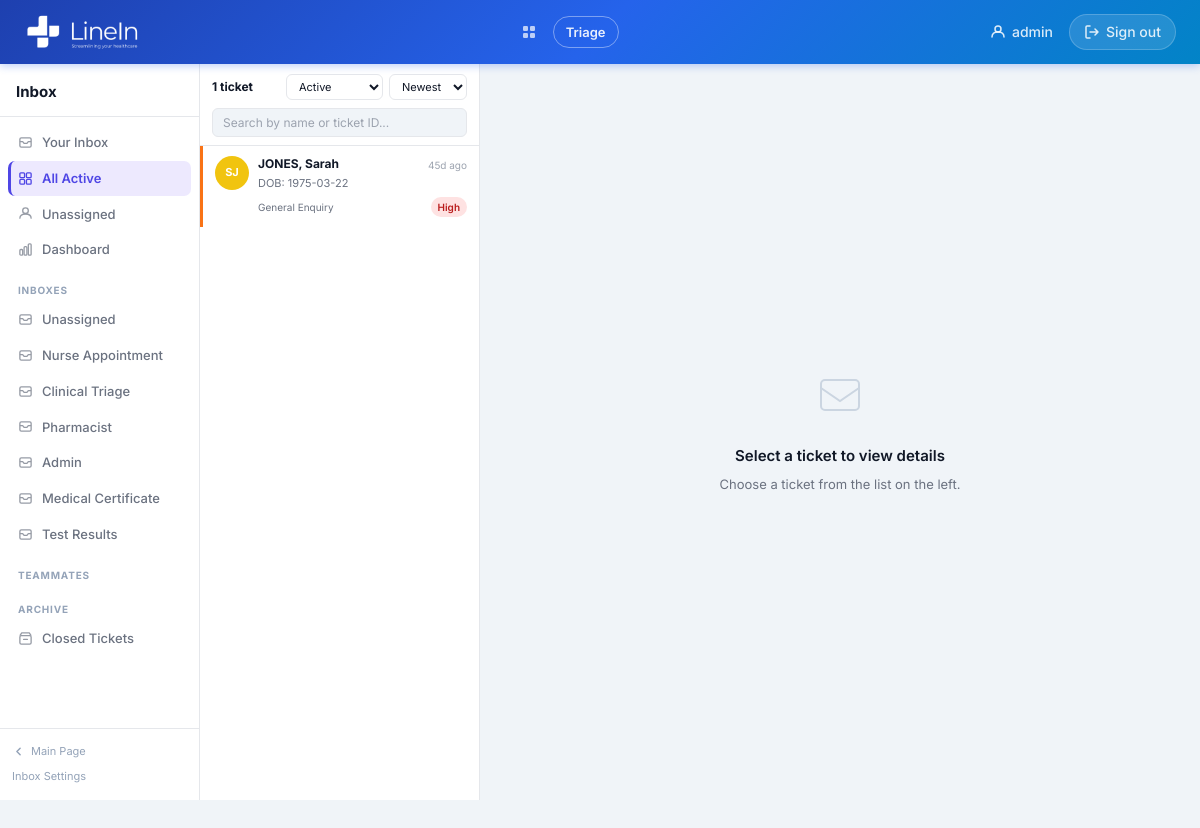
Before: /inbox (signed in) with the older database file.
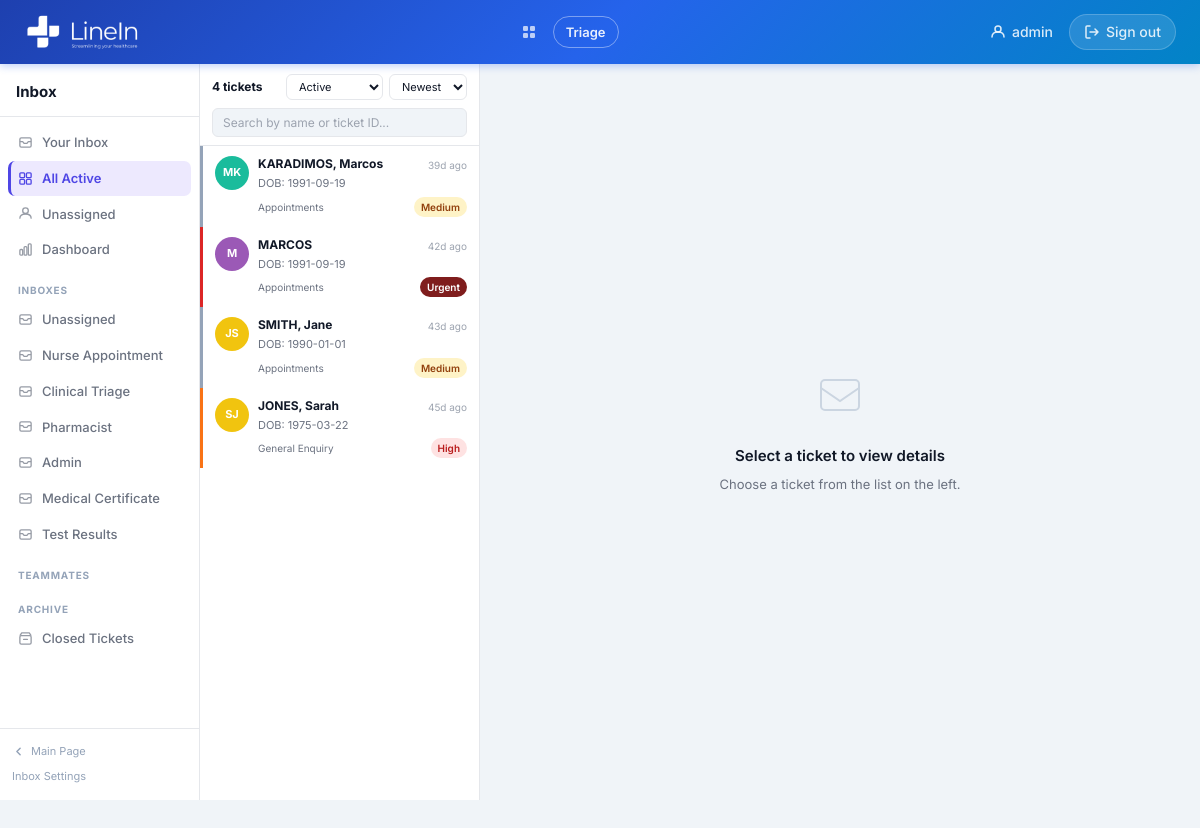
After: the same page with the newer database file.
### tables this page shows
CREATE TABLE tickets (
            id INTEGER PRIMARY KEY AUTOINCREMENT,
            patient_name TEXT,
            nhs_number TEXT,
            dob TEXT,
            phone TEXT,
            postcode TEXT,
            title TEXT,
            category TEXT,
            form_data TEXT,
            status TEXT DEFAULT 'Open',
            priority TEXT DEFAULT 'Medium',
            created_at TEXT,
            updated_at TEXT
        , assigned_to TEXT DEFAULT '', is_read INTEGER DEFAULT 0);

### app.py (the view)
@app.route("/inbox")
@staff_required
def inbox():
    status_filter = request.args.get("status", "Active")
    sort   = request.args.get("sort", "newest")
    search = request.args.get("search", "")
    team   = request.args.get("team", "")
    view   = request.args.get("view", "")
    user   = request.args.get("user", "")
    filters      = {"status": status_filter, "sort": sort, "search": search, "team": team, "view": view, "user": user}
    tickets_list = _build_ticket_list(filters)
    return render_template("inbox.html", tickets=tickets_list, selected=None, filters=filters,
                           teams=TEAMS, staff_users=sorted(get_staff_usernames()), nav_counts=get_nav_counts())

### app.py (called while the page is built, shortened)
def get_engine():
    global _engine
    return _engine

def get_db():
    return get_engine().connect()

def get_avatar_color(name):
    if not name:
        return AVATAR_COLORS[0]
    return AVATAR_COLORS[abs(hash(name)) % len(AVATAR_COLORS)]

def get_staff_usernames():
    try:
        db = get_db()
        rows = db.execute(text("SELECT username FROM staff_users ORDER BY username")).fetchall()
        db.close()
        return [r[0] for r in rows]
    except Exception:
        return [u for u, *_ in _DEFAULT_STAFF]

def time_ago(dt_str):
    try:
        dt = datetime.fromisoformat(dt_str)
        diff = datetime.utcnow() - dt
        seconds = int(diff.total_seconds())
        if seconds < 60:
            return f"{seconds}s ago"
        elif seconds < 3600:
            return f"{seconds // 60}m ago"
        elif seconds < 86400:
            return f"{seconds // 3600}h ago"
        else:
            return f"{seconds // 86400}d ago"
    except Exception:
        return ""

def staff_required(f):
    @wraps(f)
    def decorated(*args, **kwargs):
        if not session.get("staff_authenticated"):
            return redirect(url_for("staff_login", next=request.url))
        return f(*args, **kwargs)
    return decorated

@app.context_processor
def inject_open_ticket_count():
    return {"open_ticket_count": 0, "staff_authenticated": session.get("staff_authenticated", False)}

### templates/inbox.html (shortened to what this page needs)
{% extends "base.html" %}
{% block content %}
<div class="inbox-wrap">
    <nav class="inbox-nav">
        <div class="inbox-nav-header">
            <span>Inbox</span>
        </div>
        <div class="inbox-nav-body" id="inboxNavBody">
            <div data-section-group="your_inbox">
                <a href="{{ url_for('inbox') }}?view=mine&status=Active" class="nav-item {% if request.args.get('view') == 'mine' and request.args.get('status') != 'Closed' %}active{% endif %}">
                    <svg width="15" height="15" viewBox="0 0 16 16" fill="none"><rect x="2" y="3" width="12" height="10" rx="1.5" stroke="currentColor" stroke-width="1.4"/><path d="M2 7h3l1.5 2h3L11 7h3" stroke="currentColor" stroke-width="1.4" stroke-linejoin="round"/></svg>
                    <span class="nav-item-label">Your Inbox</span>
                </a>
            </div>
            <div data-section-group="all">
                <a href="{{ url_for('inbox') }}?status=Active" class="nav-item {% if (filters.status == 'Active' or not request.args.get('status')) and not request.args.get('team') and not request.args.get('view') %}active{% endif %}">
                    <span class="nav-item-label">All Active</span>
                </a>
            </div>
            <div data-section-group="unassigned">
                <a href="{{ url_for('inbox') }}?team=unassigned" class="nav-item {% if request.args.get('team') == 'unassigned' %}active{% endif %}">
                    <svg width="15" height="15" viewBox="0 0 16 16" fill="none"><circle cx="8" cy="5" r="3" stroke="currentColor" stroke-width="1.4"/><path d="M2 13c0-3 2.5-4.5 6-4.5s6 1.5 6 4.5" stroke="currentColor" stroke-width="1.4" stroke-linecap="round"/></svg>
                    <span class="nav-item-label">Unassigned</span>
                </a>
            </div>
            <div data-section-group="dashboard">
                <a href="{{ url_for('dashboard') }}" class="nav-item">
                    <span class="nav-item-label">Dashboard</span>
                </a>
            </div>
            <div data-section-group="teams">
                <div class="nav-section-label">Inboxes</div>
                {% for team in teams %}
                <a href="{{ url_for('inbox') }}?team={{ team | urlencode }}&status=Active" class="nav-item {% if request.args.get('team') == team and filters.status != 'Closed' %}active{% endif %}">
                    <svg width="15" height="15" viewBox="0 0 16 16" fill="none"><rect x="2" y="3" width="12" height="10" rx="1.5" stroke="currentColor" stroke-width="1.4"/><path d="M2 7h3l1.5 2h3L11 7h3" stroke="currentColor" stroke-width="1.4" stroke-linejoin="round"/></svg>
                    <span class="nav-item-label" style="overflow:hidden;text-overflow:ellipsis;white-space:nowrap;">{{ team }}</span>
                    {% set tc = nav_counts.teams.get(team, 0) %}
                </a>
                {% endfor %}
            </div>
            <div data-section-group="teammates">
                <div class="nav-section-label">Teammates</div>
            </div>
            <div data-section-group="archive">
                <div class="nav-section-label">Archive</div>
                <a href="{{ url_for('inbox') }}?status=Closed" class="nav-item {% if filters.status == 'Closed' %}active{% endif %}">
                    <span class="nav-item-label">Closed Tickets</span>
                </a>
            </div>
        </div>
        <div class="inbox-nav-footer">
            <a href="{{ url_for('index') }}" style="display:flex;align-items:center;gap:6px;">
                <svg width="13" height="13" viewBox="0 0 16 16" fill="none"><path d="M10 12L6 8l4-4" stroke="currentColor" stroke-width="1.8" stroke-linecap="round" stroke-linejoin="round"/></svg>
                Main Page
            </a>
            <a href="#" data-open-inbox-settings>Inbox Settings</a>
        </div>
    </nav>
    <section class="ticket-list-panel">
        <div class="ticket-list-header">
            <form method="GET" action="{{ url_for('inbox') }}" id="filter-form">
                <div class="ticket-list-toprow">
                    <span class="ticket-count-label">{{ tickets | length }} ticket{{ 's' if tickets | length != 1 }}</span>
                    <select name="status" class="filter-select" onchange="document.getElementById('filter-form').submit()">
                        <option value="Active" {% if filters.status == 'Active' or not filters.status %}selected{% endif %}>Active</option>
                    </select>
                    <select name="sort" class="filter-select" onchange="document.getElementById('filter-form').submit()">
                        <option value="newest" {% if filters.sort == 'newest' %}selected{% endif %}>Newest</option>
                    </select>
                </div>
                <input
                    type="search"
                    name="search"
                    class="ticket-search-input"
                    placeholder="Search by name or ticket ID..."
                    value="{{ filters.search }}"
                    oninput="debounceSearch(this.form)"
                />
            </form>
        </div>
        <div class="ticket-list-scroll">
            {% if tickets %}
                {% for t in tickets %}
                {% set initials = ((t.patient_name or '?').split()[0][0] | upper) + (((t.patient_name or '?').split()[-1][0] | upper) if (t.patient_name or '?').split()|length > 1 else '') %}
                {% set priority_colors = {'Low': '#10b981', 'Medium': '#94a3b8', 'High': '#f97316', 'Urgent': '#dc2626'} %}
                {% set border_color = priority_colors.get(t.priority or 'Medium', '#94a3b8') %}
                <a href="{{ url_for('ticket_detail', ticket_id=t.id) }}?status={{ filters.status }}&sort={{ filters.sort }}&search={{ filters.search }}&team={{ filters.team }}"
                   class="ticket-item" style="border-left-color: {{ border_color }};">
                    <div class="ticket-avatar" style="background-color: {{ t.avatar_color }};">{{ initials }}</div>
                    <div class="ticket-item-body">
                        <div class="ticket-item-top">
                            <span class="ticket-item-name" style="font-weight:700;">{{ t.display_name }}</span>
                            <span class="ticket-item-time">{{ t.time_ago }}</span>
                        </div>
                        <div style="font-size:11px;color:#6b7280;margin-bottom:2px;">
                            {% if t.dob %}<span>DOB: {{ t.dob }}</span> &nbsp;{% endif %}
                        </div>
                        <div class="ticket-item-meta">
                            <span class="ticket-item-cat">{{ t.inbox or t.category or '—' }}</span>
                            <span class="badge badge-{{ (t.priority or 'medium') | lower }}">{{ t.priority or 'Medium' }}</span>
                        </div>
                    </div>
                </a>
                {% endfor %}
            {% else %}
                <div class="ticket-list-empty">No tickets found.</div>
            {% endif %}
        </div>
    </section>
    <main class="inbox-main">
        <div class="inbox-placeholder">
            <svg width="52" height="52" viewBox="0 0 52 52" fill="none">
                <rect x="7" y="11" width="38" height="30" rx="4" stroke="currentColor" stroke-width="2"/>
                <path d="M7 19l19 13 19-13" stroke="currentColor" stroke-width="2" stroke-linecap="round"/>
            </svg>
            <h3>Select a ticket to view details</h3>
            <p>Choose a ticket from the list on the left.</p>
        </div>
    </main>
</div>
{% endblock %}

### templates/base.html (shortened to what this page needs)
<!DOCTYPE html>
<html lang="en">
<head>
    <link rel="stylesheet" href="{{ url_for('static', filename='css/style.css') }}" />
</head>
<body>
    <nav class="navbar">
        <div class="navbar-inner">
            <div class="navbar-brand">
                <img src="{{ url_for('static', filename='images/linein-logo.png') }}" alt="LineIn Logo" style="height:36px;object-fit:contain;filter:brightness(0) invert(1);" />
            </div>
            {% if staff_authenticated and request.endpoint in ('inbox', 'ticket_detail', 'dashboard', 'staff_triage') %}
            <div class="nav-triage-wrap">
                <div class="nav-triage-grid">
                </div>
                <a href="{{ url_for('staff_triage') }}" class="nav-triage-btn">Triage</a>
            </div>
            {% endif %}
            {% if staff_authenticated %}
            <div class="navbar-actions">
                <span class="nav-user">
                    <svg width="16" height="16" viewBox="0 0 16 16" fill="none">
                        <circle cx="8" cy="5" r="3" stroke="currentColor" stroke-width="1.5"/>
                        <path d="M2 13c0-3.314 2.686-5 6-5s6 1.686 6 5" stroke="currentColor" stroke-width="1.5" stroke-linecap="round"/>
                    </svg>
                    {{ session.get("staff_username", "") }}
                </span>
                <a href="{{ url_for('staff_logout') }}" class="nav-logout">
                    <svg width="16" height="16" viewBox="0 0 16 16" fill="none">
                        <path d="M6 2H3a1 1 0 00-1 1v10a1 1 0 001 1h3" stroke="currentColor" stroke-width="1.5" stroke-linecap="round"/>
                        <path d="M11 11l3-3-3-3M14 8H6" stroke="currentColor" stroke-width="1.5" stroke-linecap="round" stroke-linejoin="round"/>
                    </svg>
                    Sign out
                </a>
            </div>
            {% endif %}
        </div>
    </nav>
    <main class="main-content">
        {% block content %}{% endblock %}
    </main>
</body>
</html>

### static/css/style.css (style rules this page uses)
*, *::before, *::after { box-sizing: border-box; margin: 0; padding: 0; }
:root { --primary: #2563eb; --primary-dark: #1d4ed8; --primary-light: #eff6ff; --primary-muted: #dbeafe; --accent: #0ea5e9; --success: #10b981; --warning: #f59e0b; --danger: #ef4444; --danger-light: #fef2f2; --text-primary: #111827; --text-secondary: #6b7280; --text-muted: #9ca3af; --border: #e5e7eb; --border-light: #f3f4f6; --bg-white: #ffffff; --bg-page: #f0f4f8; --bg-sidebar: #f8fafc; --shadow-sm: 0 1px 3px rgba(0,0,0,0.08), 0 1px 2px rgba(0,0,0,0.04); --shadow-md: 0 4px 12px rgba(0,0,0,0.08), 0 2px 4px rgba(0,0,0,0.04); --shadow-lg: 0 10px 25px rgba(0,0,0,0.1), 0 4px 10px rgba(0,0,0,0.05); --radius-sm: 6px; --radius-md: 10px; --radius-lg: 16px; --radius-xl: 20px; --radius-full: 9999px; --font: 'Inter', -apple-system, BlinkMacSystemFont, 'Segoe UI', sans-serif; --nav-height: 64px; }
html, body { height: 100%; font-family: var(--font); font-size: 15px; line-height: 1.6; color: var(--text-primary); background: var(--bg-page); -webkit-font-smoothing: antialiased; }
.navbar { position: fixed; top: 0; left: 0; right: 0; height: var(--nav-height); background: linear-gradient(135deg, #1e40af 0%, #2563eb 50%, #0284c7 100%); z-index: 100; box-shadow: 0 2px 8px rgba(37, 99, 235, 0.3); }
.navbar-inner { max-width: 1400px; margin: 0 auto; height: 100%; padding: 0 24px; display: flex; align-items: center; justify-content: space-between; }
.navbar-brand { display: flex; align-items: center; gap: 12px; }
.navbar-actions { display: flex; align-items: center; gap: 16px; }
.nav-user { display: flex; align-items: center; gap: 6px; color: rgba(255,255,255,0.85); font-size: 14px; font-weight: 500; }
.nav-logout { display: flex; align-items: center; gap: 6px; color: rgba(255,255,255,0.85); text-decoration: none; font-size: 14px; font-weight: 500; padding: 6px 14px; border-radius: var(--radius-full); background: rgba(255,255,255,0.12); border: 1px solid rgba(255,255,255,0.2); transition: all 0.2s ease; }
.main-content { margin-top: var(--nav-height); height: calc(100vh - var(--nav-height)); overflow: hidden; }

### templates/base.html (style rules this page uses)
.nav-triage-wrap { position: relative; display: flex; align-items: center; gap: 8px; }
.nav-triage-grid { display: flex; align-items: center; justify-content: center; width: 32px; height: 32px; border-radius: 7px; color: rgba(255,255,255,0.7); cursor: pointer; transition: background 0.15s; }
.nav-triage-btn { display: flex; align-items: center; gap: 6px; padding: 5px 12px; border: 1.5px solid rgba(255,255,255,0.4); border-radius: 20px; color: rgba(255,255,255,0.9); font-size: 13px; font-weight: 600; background: transparent; cursor: pointer; text-decoration: none; transition: background 0.15s, border-color 0.15s; font-family: var(--font, inherit); }

Changed rows visible on the page:
added tickets: initials "MK", display_name "KARADIMOS, Marcos", time_ago "39d ago", dob "1991-09-19", category "Appointments", priority "Medium"
added tickets: initials "M", display_name "MARCOS", time_ago "42d ago", dob "1991-09-19", category "Appointments", priority "Urgent"
added tickets: initials "JS", display_name "SMITH, Jane", time_ago "43d ago", dob "1990-01-01", category "Appointments", priority "Medium"
Other visible differences:
{{ tickets | length }}: "1" → "4"
{{ 's' if tickets | length != 1 }}: (not shown) → "s"
